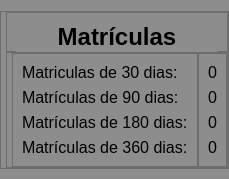
                 <widget class="QWidget" name="tab">
                  <property name="styleSheet">
                   <string notr="true">background-color: rgb(141, 141, 141);</string>
                  </property>
                  <attribute name="title">
                   <string>Page</string>
                  </attribute>
                  <layout class="QHBoxLayout" name="horizontalLayout_16">
                   <property name="spacing">
                    <number>0</number>
                   </property>
                   <property name="leftMargin">
                    <number>0</number>
                   </property>
                   <property name="rightMargin">
                    <number>0</number>
                   </property>
                   <property name="bottomMargin">
                    <number>0</number>
                   </property>
                   <item>
                    <widget class="QWidget" name="widget" native="true">
                     <layout class="QHBoxLayout" name="horizontalLayout_17">
                      <property name="spacing">
                       <number>0</number>
                      </property>
                      <property name="leftMargin">
                       <number>0</number>
                      </property>
                      <property name="topMargin">
                       <number>0</number>
                      </property>
                      <property name="rightMargin">
                       <number>0</number>
                      </property>
                      <property name="bottomMargin">
                       <number>10</number>
                      </property>
                      <item>
                       <widget class="QFrame" name="frame_31">
                        <property name="maximumSize">
                         <size>
                          <width>900</width>
                          <height>16777215</height>
                         </size>
                        </property>
                        <property name="styleSheet">
                         <string notr="true">background-color: rgb(141, 141, 141);</string>
                        </property>
                        <property name="frameShape">
                         <enum>QFrame::StyledPanel</enum>
                        </property>
                        <property name="frameShadow">
                         <enum>QFrame::Raised</enum>
                        </property>
                        <layout class="QVBoxLayout" name="verticalLayout_19">
                         <property name="spacing">
                          <number>0</number>
                         </property>
                         <property name="leftMargin">
                          <number>5</number>
                         </property>
                         <property name="topMargin">
                          <number>0</number>
                         </property>
                         <property name="rightMargin">
                          <number>0</number>
                         </property>
                         <property name="bottomMargin">
                          <number>0</number>
                         </property>
                         <item>
                          <widget class="QFrame" name="frame_32">
                           <property name="maximumSize">
                            <size>
                             <width>16777215</width>
                             <height>40</height>
                            </size>
                           </property>
                           <property name="frameShape">
                            <enum>QFrame::StyledPanel</enum>
                           </property>
                           <property name="frameShadow">
                            <enum>QFrame::Raised</enum>
                           </property>
                           <layout class="QVBoxLayout" name="verticalLayout_20">
                            <item>
                             <widget class="QLabel" name="label_15">
                              <property name="minimumSize">
                               <size>
                                <width>0</width>
                                <height>30</height>
                               </size>
                              </property>
                              <property name="font">
                               <font>
                                <family>Segoe UI</family>
                                <weight>75</weight>
                                <bold>true</bold>
                               </font>
                              </property>
                              <property name="text">
                               <string>&lt;html&gt;&lt;head/&gt;&lt;body&gt;&lt;p&gt;&lt;span style=&quot; font-size:18pt;&quot;&gt;Matrículas&lt;/span&gt;&lt;/p&gt;&lt;/body&gt;&lt;/html&gt;</string>
                              </property>
                              <property name="alignment">
                               <set>Qt::AlignCenter</set>
                              </property>
                             </widget>
                            </item>
                           </layout>
                          </widget>
                         </item>
                         <item>
                          <widget class="QFrame" name="frame_33">
                           <property name="frameShape">
                            <enum>QFrame::StyledPanel</enum>
                           </property>
                           <property name="frameShadow">
                            <enum>QFrame::Raised</enum>
                           </property>
                           <layout class="QHBoxLayout" name="horizontalLayout_18">
                            <property name="spacing">
                             <number>0</number>
                            </property>
                            <property name="leftMargin">
                             <number>5</number>
                            </property>
                            <property name="topMargin">
                             <number>0</number>
                            </property>
                            <property name="rightMargin">
                             <number>0</number>
                            </property>
                            <property name="bottomMargin">
                             <number>0</number>
                            </property>
                            <item>
                             <widget class="QFrame" name="frame_34">
                              <property name="frameShape">
                               <enum>QFrame::StyledPanel</enum>
                              </property>
                              <property name="frameShadow">
                               <enum>QFrame::Raised</enum>
                              </property>
                              <layout class="QVBoxLayout" name="verticalLayout_21">
                               <item>
                                <widget class="QLabel" name="label_9">
                                 <property name="font">
                                  <font>
                                   <family>Segoe UI</family>
                                   <pointsize>12</pointsize>
                                  </font>
                                 </property>
                                 <property name="text">
                                  <string>Matriculas de 30 dias:</string>
                                 </property>
                                </widget>
                               </item>
                               <item>
                                <widget class="QLabel" name="label_17">
                                 <property name="font">
                                  <font>
                                   <family>Segoe UI</family>
                                   <pointsize>12</pointsize>
                                  </font>
                                 </property>
                                 <property name="text">
                                  <string>Matrículas de 90 dias:</string>
                                 </property>
                                </widget>
                               </item>
                               <item>
                                <widget class="QLabel" name="label_16">
                                 <property name="font">
                                  <font>
                                   <family>Segoe UI</family>
                                   <pointsize>12</pointsize>
                                  </font>
                                 </property>
                                 <property name="text">
                                  <string>Matrículas de 180 dias:</string>
                                 </property>
                                </widget>
                               </item>
                               <item>
                                <widget class="QLabel" name="label_19">
                                 <property name="font">
                                  <font>
                                   <family>Segoe UI</family>
                                   <pointsize>12</pointsize>
                                  </font>
                                 </property>
                                 <property name="text">
                                  <string>Matrículas de 360 dias:</string>
                                 </property>
                                </widget>
                               </item>
                              </layout>
                             </widget>
                            </item>
                            <item>
                             <widget class="QFrame" name="frame_35">
                              <property name="frameShape">
                               <enum>QFrame::StyledPanel</enum>
                              </property>
                              <property name="frameShadow">
                               <enum>QFrame::Raised</enum>
                              </property>
                              <layout class="QVBoxLayout" name="verticalLayout_22">
                               <item>
                                <widget class="QLabel" name="label_24">
                                 <property name="font">
                                  <font>
                                   <pointsize>12</pointsize>
                                  </font>
                                 </property>
                                 <property name="text">
                                  <string>0</string>
                                 </property>
                                 <property name="alignment">
                                  <set>Qt::AlignCenter</set>
                                 </property>
                                </widget>
                               </item>
                               <item>
                                <widget class="QLabel" name="label_22">
                                 <property name="font">
                                  <font>
                                   <pointsize>12</pointsize>
                                  </font>
                                 </property>
                                 <property name="text">
                                  <string>0</string>
                                 </property>
                                 <property name="alignment">
                                  <set>Qt::AlignCenter</set>
                                 </property>
                                </widget>
                               </item>
                               <item>
                                <widget class="QLabel" name="label_25">
                                 <property name="font">
                                  <font>
                                   <pointsize>12</pointsize>
                                  </font>
                                 </property>
                                 <property name="text">
                                  <string>0</string>
                                 </property>
                                 <property name="alignment">
                                  <set>Qt::AlignCenter</set>
                                 </property>
                                </widget>
                               </item>
                               <item>
                                <widget class="QLabel" name="label_26">
                                 <property name="font">
                                  <font>
                                   <pointsize>12</pointsize>
                                  </font>
                                 </property>
                                 <property name="text">
                                  <string>0</string>
                                 </property>
                                 <property name="alignment">
                                  <set>Qt::AlignCenter</set>
                                 </property>
                                </widget>
                               </item>
                              </layout>
                             </widget>
                            </item>
                           </layout>
                          </widget>
                         </item>
                        </layout>
                       </widget>
                      </item>
                     </layout>
                    </widget>
                   </item>
                  </layout>
                 </widget>
